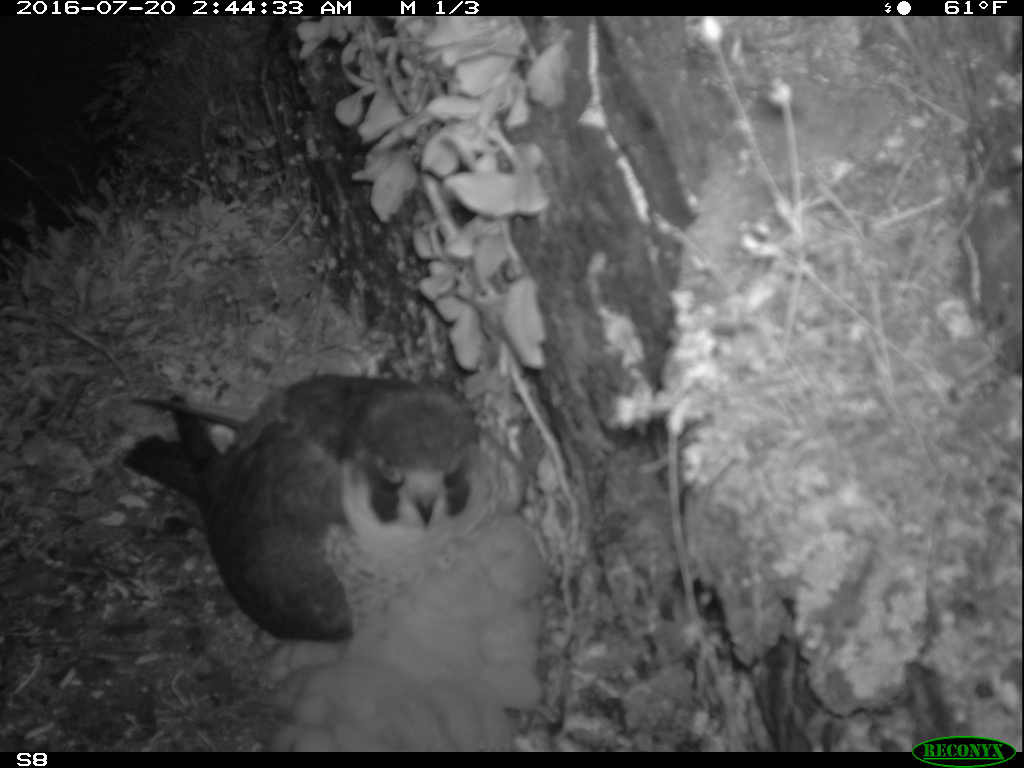
#> input picture IMG_7230 (3).JPG, 2048 x 1536 px, given as the content of the folder ../IMG_7230 (3).JPG, which was not available (shown at 1/2 size)
$ python cropimages.py '../IMG_7230 (3).JPG'
#> lines starting #> are read from the running program, lines starting #| are printed output that depends on the picture

import random
import os
import subprocess
import sys
import pdb
from PIL import Image

def split_data_set(image_dir):

    #output = open("cropout.txt", 'w')
    #f_train = open("peregrine_train.txt", 'w')

#> called with image_dir = '../IMG_7230 (3).JPG'
    path, dirs, files = next(os.walk(image_dir))
    data_size = len(files)

    #f=open('')
    newpath = 'cropout'
    if not os.path.exists(newpath):
        os.makedirs(newpath)

    area=(1,31,2048,1505)
    for f in os.listdir(image_dir):
        #pdb.set_trace()
        img=Image.open(path+'/'+f)
#> img is the input picture: PIL image 2048x1536 RGB; mean R, G, B 85.4, 85.6, 85.4
        img.crop(area).save('cropout'+'/'+f)
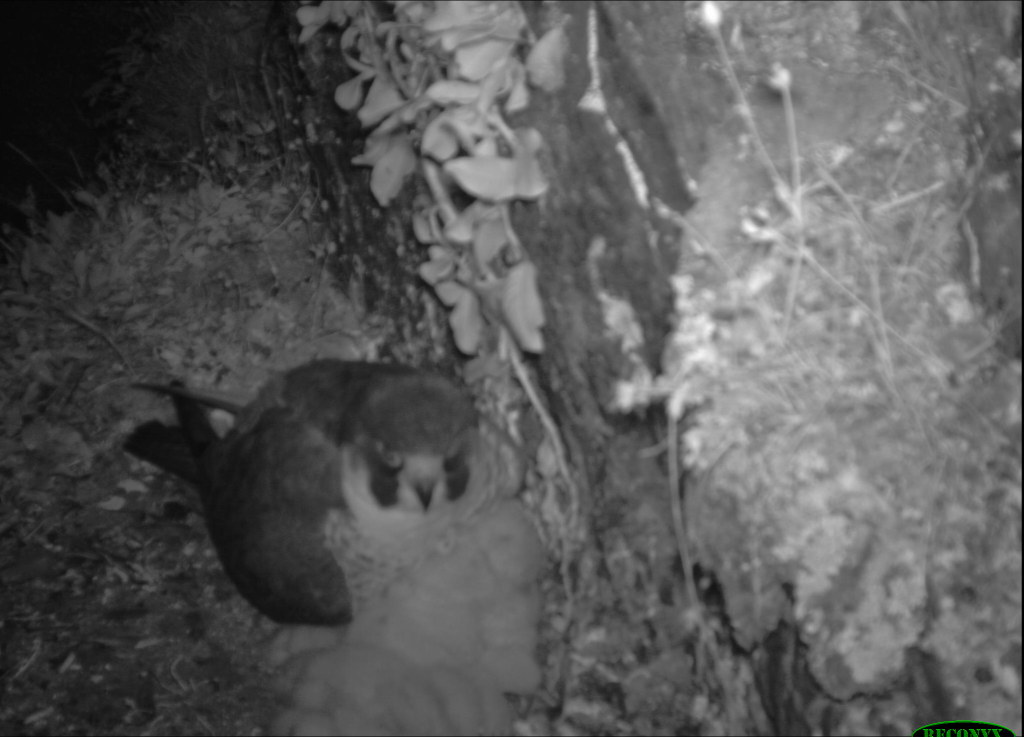
#> saved as IMG_7230 (3).JPG: PIL image 2047x1474 RGB (shown at 1/2 size); mean R, G, B 88.2, 88.3, 88.2

    # [12 lines of commented-out code are left out]


split_data_set(sys.argv[1])

$ run again, on IMG_7234 (3).JPG
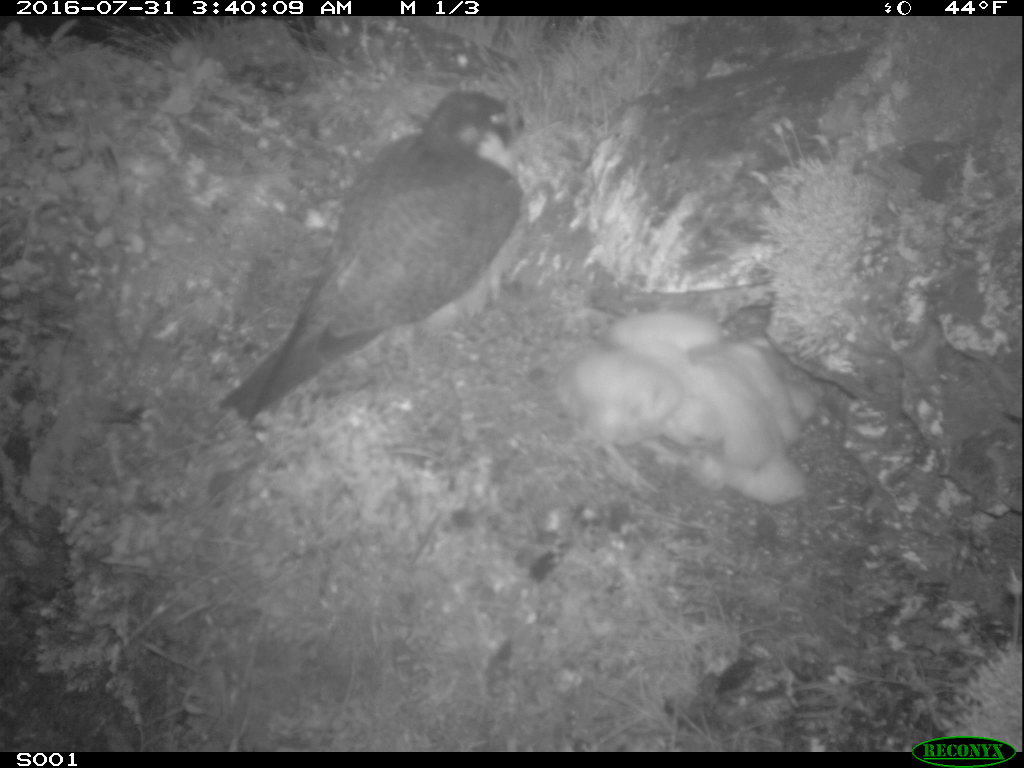
#> input picture IMG_7234 (3).JPG, 2048 x 1536 px, given as the content of the folder ../IMG_7234 (3).JPG, which was not available (shown at 1/2 size)
#> in split_data_set, img is the input picture: PIL image 2048x1536 RGB; mean R, G, B 109.8, 110, 109.8
#> in split_data_set, `img.crop(area).save('cropout'+'/'+f)`:
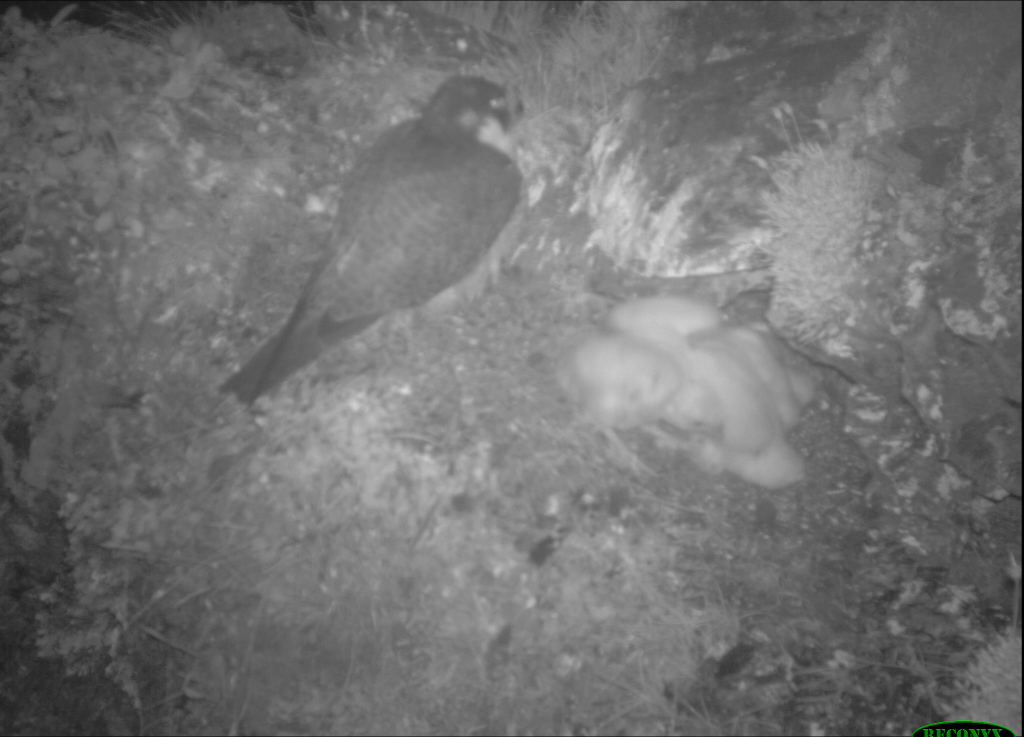
#> saved as IMG_7234 (3).JPG: PIL image 2047x1474 RGB (shown at 1/2 size); mean R, G, B 113.6, 113.7, 113.6
